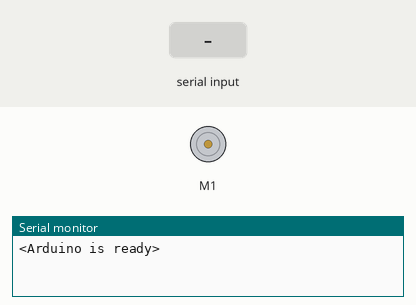
Bench run of a sketch on a simulated Arduino Uno, built with avr-gcc and run on an emulated ATmega328P. Shown: DC motor (green arrow = forward, orange = backward, longer = faster), the last lines printed to the serial monitor. Inputs (shaded band) come from the test bench.

Above: at 1.2 s.
1.3 s: "idle\n" received over Serial
At 2.29 s:
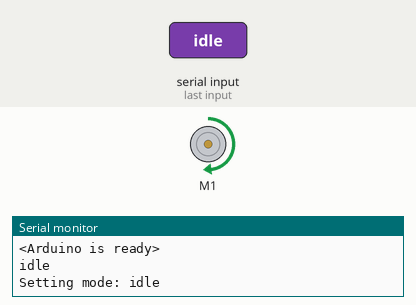
At 3.06 s:
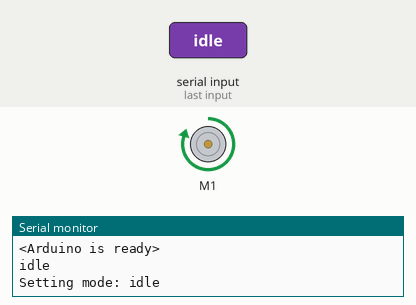
4.3 s: "hot\n" received over Serial
10.3 s: "off\n" received over Serial
12.9 s: "idle\n" received over Serial
At 13.58 s:
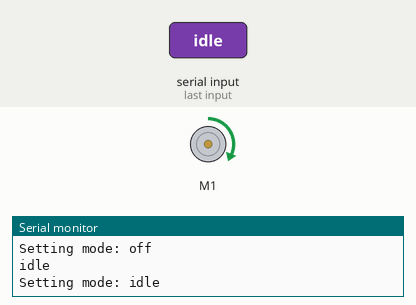
15.9 s: "hot\n" received over Serial
Timing chart, 0 to 19.9 s (numbered marks = the images above; inputs shaded):
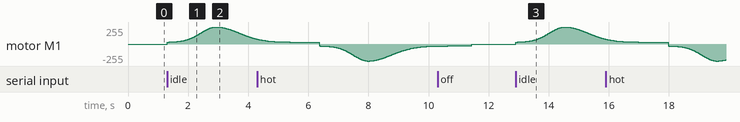

Measured:
- after the input at 1.3 s, motor M1: rises from stopped to forward 255/255 in 1.6 s, then falls to forward 75/255 in 1.4 s
- after the input at 12.9 s, motor M1: rises from stopped to forward 255/255 in 1.6 s, then falls to forward 75/255 in 1.4 s

The sketch:

MicTallyLightControl.ino
```cpp
// (licence header left out)
// Library used to control driver shield - Adafruit Motor Shield library - Version: 1.0.1
#include <AFMotor.h>

/*
  Instead of constantly calculating required light's intensity at any given point
  a pre-generated lookup table is used.

  The lowest intensity used is 10/255 because at lower levels
  Mika mic tally light starts flickering unpleasantly.
  My experiments show that 10 is the lowest usable value.
  Changing the lowest value to 15, 20 and 25 still gives good results
  while providing less intensity contrast. If you want to do just that --
  use `Lookup table calculation\MicLookupTable.xlsx`.

  To avoid "data section exceeds available space in board" (not enough memory) error message
  store computed intensity curve's 500 points as array in Arduino's flash memory instead of SRAM.
  To do that use PROGMEM
  See https://www.arduino.cc/reference/en/language/variables/utilities/progmem/

*/
const static int tallyTable[] PROGMEM = { 10, 10, 10, 10, 10, 10, 11, 11, 11, 11, 11, 11, 12, 12, 12, 12, 12, 12, 13, 13, 13, 13, 13, 13, 13, 13, 13, 13, 13, 13,
                                          14, 14, 14, 14, 14, 14, 14, 15, 15, 15, 15, 15, 15, 15, 15, 16, 16, 16, 16, 16, 17, 17, 17, 17, 17, 17, 18, 18, 18, 18,
                                          18, 18, 19, 19, 19, 20, 20, 20, 20, 20, 21, 21, 21, 22, 22, 22, 23, 23, 23, 23, 24, 24, 25, 25, 25, 25, 26, 26, 27, 27,
                                          27, 28, 28, 29, 29, 30, 30, 30, 31, 32, 32, 32, 33, 33, 34, 34, 35, 35, 36, 36, 37, 38, 38, 39, 39, 40, 41, 41, 42, 43,
                                          43, 44, 45, 45, 46, 46, 47, 48, 49, 50, 50, 51, 52, 53, 53, 54, 55, 56, 57, 58, 58, 60, 60, 61, 62, 63, 64, 65, 66, 67,
                                          68, 69, 70, 71, 72, 73, 74, 75, 76, 77, 78, 79, 80, 81, 83, 84, 85, 86, 87, 88, 89, 91, 92, 93, 94, 96, 97, 98, 99, 101,
                                          102, 103, 104, 106, 107, 109, 110, 111, 113, 114, 115, 117, 118, 119, 121, 122, 124, 125, 126, 128, 129, 131, 132, 134,
                                          135, 136, 138, 139, 141, 142, 144, 145, 147, 148, 150, 151, 153, 154, 156, 157, 159, 160, 162, 163, 165, 166, 167, 169,
                                          171, 172, 174, 175, 176, 178, 179, 181, 182, 184, 185, 187, 188, 189, 191, 192, 194, 195, 196, 198, 199, 200, 202, 203,
                                          205, 206, 207, 209, 210, 211, 212, 214, 215, 216, 217, 219, 220, 221, 222, 223, 224, 225, 226, 227, 229, 230, 230, 232,
                                          232, 233, 234, 235, 236, 237, 238, 239, 240, 240, 241, 242, 243, 243, 244, 245, 246, 246, 247, 248, 248, 249, 249, 250,
                                          250, 251, 251, 252, 252, 252, 253, 253, 253, 253, 254, 254, 254, 255, 255, 255, 255, 255, 255, 255, 255, 255, 255, 255,
                                          255, 255, 255, 255, 255, 255, 255, 255, 254, 254, 254, 254, 254, 253, 253, 253, 253, 253, 252, 252, 252, 252, 252, 251,
                                          251, 250, 250, 250, 250, 249, 249, 248, 248, 248, 247, 247, 247, 246, 246, 245, 245, 244, 244, 243, 243, 242, 242, 241,
                                          241, 240, 240, 239, 238, 238, 237, 237, 236, 236, 235, 234, 234, 233, 232, 232, 231, 230, 230, 229, 229, 228, 227, 226,
                                          225, 225, 224, 224, 223, 222, 221, 220, 220, 219, 218, 217, 216, 215, 215, 214, 213, 212, 212, 210, 210, 209, 208, 207,
                                          206, 205, 205, 204, 203, 202, 201, 200, 199, 198, 197, 196, 195, 195, 194, 193, 192, 191, 190, 189, 188, 187, 186, 185,
                                          184, 183, 182, 181, 181, 179, 178, 177, 176, 176, 174, 174, 172, 172, 171, 169, 169, 167, 167, 166, 165, 164, 162, 162,
                                          161, 160, 159, 158, 157, 156, 155, 154, 153, 152, 151, 150, 149, 148, 147, 146, 145, 144, 143, 142, 141, 140, 139, 138,
                                          137, 136, 135, 134, 133, 132, 131, 130, 129, 128, 128, 126, 126, 124, 124, 123, 122, 121, 120, 119, 118, 117, 116, 115,
                                          114, 113, 113, 112, 111, 110, 109, 108, 107, 106, 106, 104, 104, 103, 102, 101, 100, 99, 99, 98, 97, 96, 95, 94, 94,
                                          93, 92, 91, 90, 89, 89, 88, 87, 86, 86, 85, 84, 83, 83, 82, 81, 80, 80, 79, 78, 78, 77, 76, 75, 75, 74, 73, 73, 72,
                                          71, 70, 70, 69, 68, 68, 67, 66, 66, 65, 65, 64, 63, 63, 62, 61, 61, 60, 60, 59, 58, 58, 57, 57, 56, 56, 55, 55, 54,
                                          53, 53, 52, 52, 51, 51, 50, 50, 49, 49, 48, 48, 47, 47, 46, 46, 45, 45, 45, 44, 44, 43, 43, 42, 42, 41, 41, 41, 40,
                                          40, 39, 39, 38, 38, 38, 37, 37, 36, 36, 36, 36, 35, 35, 35, 34, 34, 33, 33, 33, 32, 32, 32, 32, 31, 31, 31, 30, 30,
                                          30, 29, 29, 29, 28, 28, 28, 28, 27, 27, 27, 27, 27, 26, 26, 26, 25, 25, 25, 25, 25, 24, 24, 24, 23, 23, 23, 23, 23,
                                          23, 22, 22, 22, 22, 22, 21, 21, 21, 21, 21, 20, 20, 20, 20, 20, 20, 20, 19, 19, 19, 19, 18, 18, 18, 18, 18, 18, 18,
                                          18, 18, 17, 17, 17, 17, 17, 17, 17, 17, 17, 16, 16, 16, 16, 16, 16, 16, 15, 15, 15, 15, 15, 15, 15, 15, 15, 15, 15,
                                          15, 15, 14, 14, 14, 14, 14, 14, 14, 14, 14, 14, 13, 13, 13, 13, 13, 13, 13, 13, 13, 13, 13, 13, 13, 13, 13, 13, 13,
                                          13, 13, 12, 12, 12, 12, 12, 12, 12, 12, 12, 12, 12, 12, 12, 12, 12, 12, 12, 12, 12, 12, 12, 12, 12, 12, 12, 12, 12,
                                          12, 12, 12, 11, 11, 11, 11, 11, 11, 11, 11, 11, 11, 11, 11, 11, 11, 11, 11, 11, 11, 11, 11, 11, 11, 11, 11, 11, 11,
                                          11, 11, 11, 11, 11, 11, 11, 11, 11, 11, 11, 10, 10, 10, 10, 10, 10, 10, 10, 10, 10, 10, 10, 10, 10, 10, 10, 10, 10,
                                          10, 10, 10, 10, 10, 10, 10, 10, 10, 10, 10, 10, 10, 10, 10, 10, 10, 10, 10, 10, 10, 10, 10, 10, 10, 10, 10, 10, 10,
                                          10, 10, 10, 10, 10, 10, 10, 10, 10, 10, 10, 10, 10, 10, 10, 10, 10, 10, 10, 10, 10, 10, 10, 10, 10, 10, 10, 10, 10,
                                          10, 10, 10, 10, 10, 10, 10, 10, 10, 10, 10, 10, 10, 10, 10, 10, 10, 10, 10, 10, 10, 10, 10, 10, 10, 10, 10, 10, 10,
                                          10, 10, 10, 10, 10, 10, 10, 10, 10, 10, 10, 10, 10, 10, 10, 10, 10, 10, 10, 10, 10, 10, 10, 10, 10, 10, 10, 10, 10,
                                          10, 10, 10, 10, 10, 10, 10, 10, 10, 10, 10, 10, 10, 10, 10, 10, 10, 10, 10, 10, 10, 10, 10, 10 };

/*
  Get the array's stored in PROGMEM size properly (500)
  See Notes and Warnings section at:
  https://www.arduino.cc/reference/en/language/variables/utilities/sizeof/
*/
int sizeOftallyTable = sizeof(tallyTable) / sizeof(tallyTable[0]);

// Select the motor number matching the shield's terminal number and set its frequency.
AF_DCMotor motor(1, MOTOR12_64KHZ);

// tallyTable pointer
int *myPointer;

// Initial state -- OFF, waiting for commands via Serial port.
const byte numChars = 32;
int i;
char receivedChars[numChars];  // an array to store the received data
boolean newData = false;
String currentMode = "off";

void setup() {
  motor.run(RELEASE);
  Serial.begin(9600);
  Serial.println("<Arduino is ready>");
}

void loop() {
  recvWithEndMarker();
  showNewData();
  setLightMode();
}

// Getting mode message from Serial port
void recvWithEndMarker() {
  static byte ndx = 0;
  char endMarker = '\n';
  char rc;

  while (Serial.available() > 0 && newData == false) {
    rc = Serial.read();
    if (rc != endMarker) {
      receivedChars[ndx] = rc;
      ndx++;
      if (ndx >= numChars) {
        ndx = numChars - 1;
      }
    } else {
      receivedChars[ndx] = '\0';
      ndx = 0;
      currentMode = receivedChars;
      Serial.println(currentMode);
      newData = true;
    }
  }
}

// Confirming received message
void showNewData() {
  if (newData == true) {
    Serial.print("Setting mode: ");
    Serial.println(currentMode);
    newData = false;
  }
}

// Setting Mic Tally Light mode
void setLightMode() {

  if (currentMode == "off") {
    // Turning the light off
    motor.run(RELEASE);
  }

  if (currentMode == "idle") {
    // White light
    motor.run(FORWARD);
    for (i = 0; i < sizeOftallyTable; i++) {
      // Getting lookup table value address
      myPointer = &tallyTable[i];
      // Setting light intensity according to the lookup table value
      int lightIntensity = pgm_read_word(tallyTable + i);
      // Bumping minimal intensity to further decrease flickering at lower levels
      int intensityMapped = map(lightIntensity, 0, 255, 20, 255);
      motor.setSpeed(intensityMapped);
      delay(5);
    }
  }

  if (currentMode == "hot") {
    // Red light
    motor.run(BACKWARD);
    for (i = 0; i < sizeOftallyTable; i++) {
      // Getting lookup table value address
      myPointer = &tallyTable[i];
      // Setting light intensity according to the lookup table value
      int lightIntensity = pgm_read_word(tallyTable + i);
      // Bumping minimal intensity to further decrease flickering at lower levels
      int intensityMapped = map(lightIntensity, 0, 255, 20, 255);
      motor.setSpeed(intensityMapped);
      delay(5);
    }
  }
  if (currentMode == "red") {
    // Constant red light
    motor.run(BACKWARD);
    motor.setSpeed(255);
  }
  if (currentMode == "white") {
    // Constant white light
    motor.run(FORWARD);
    motor.setSpeed(255);
  }
}
```
